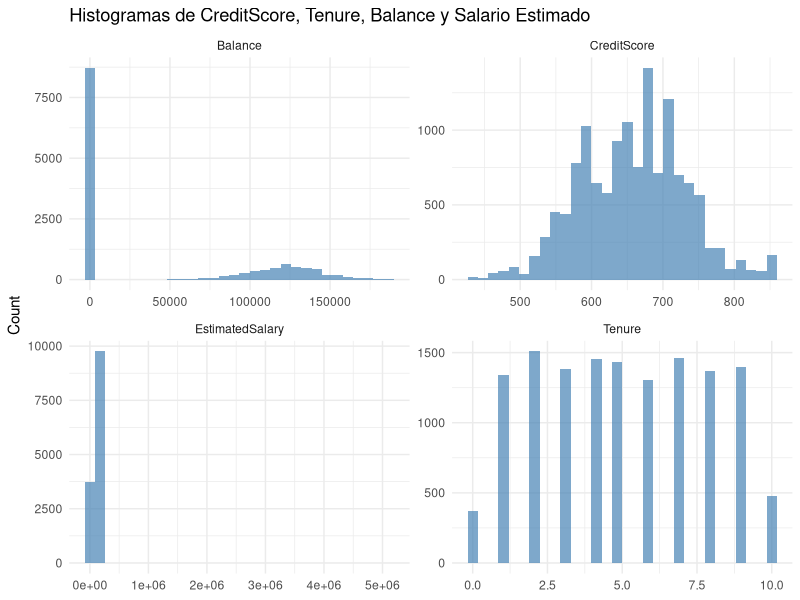
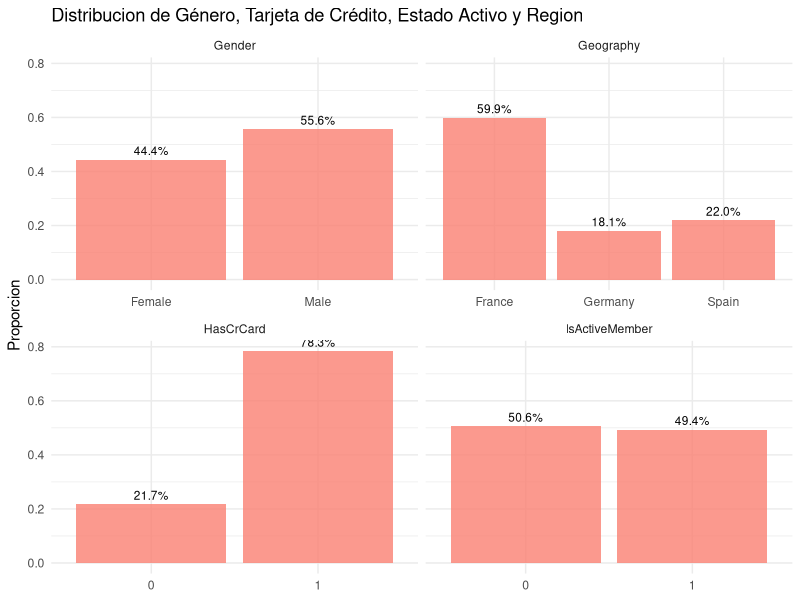
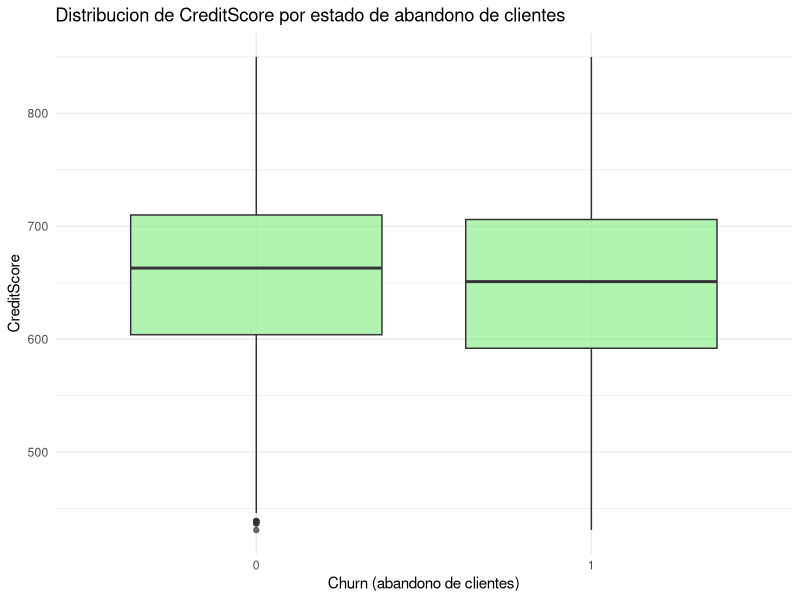
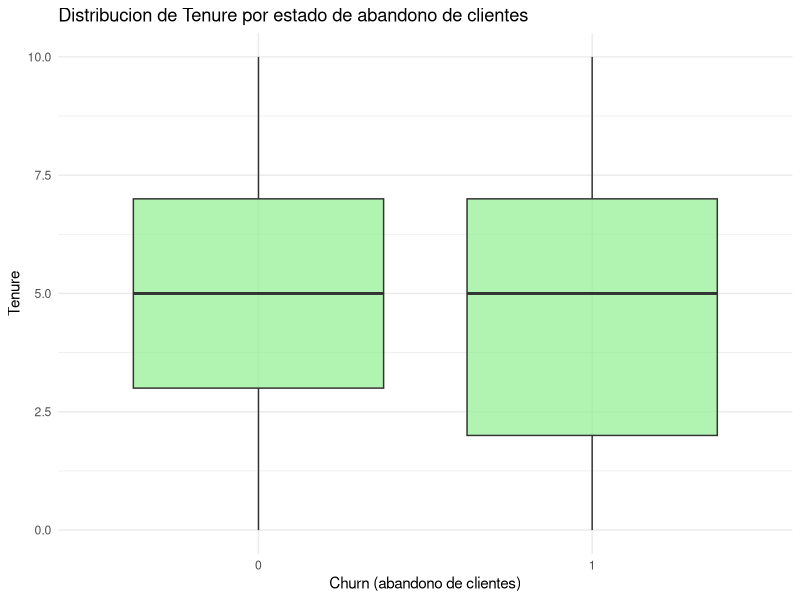
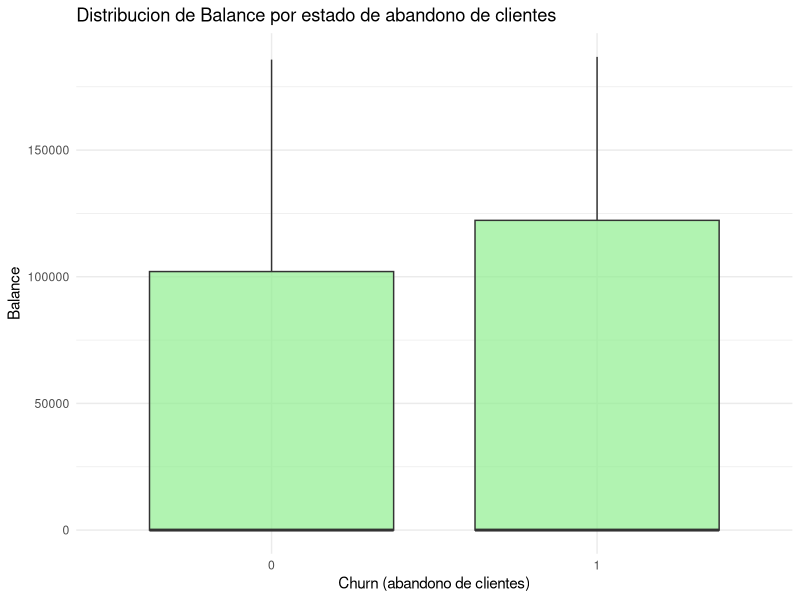
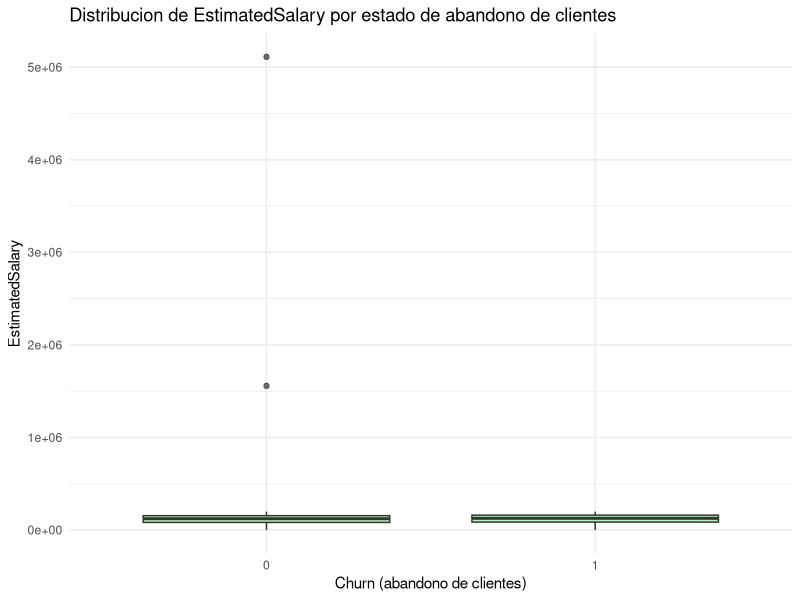
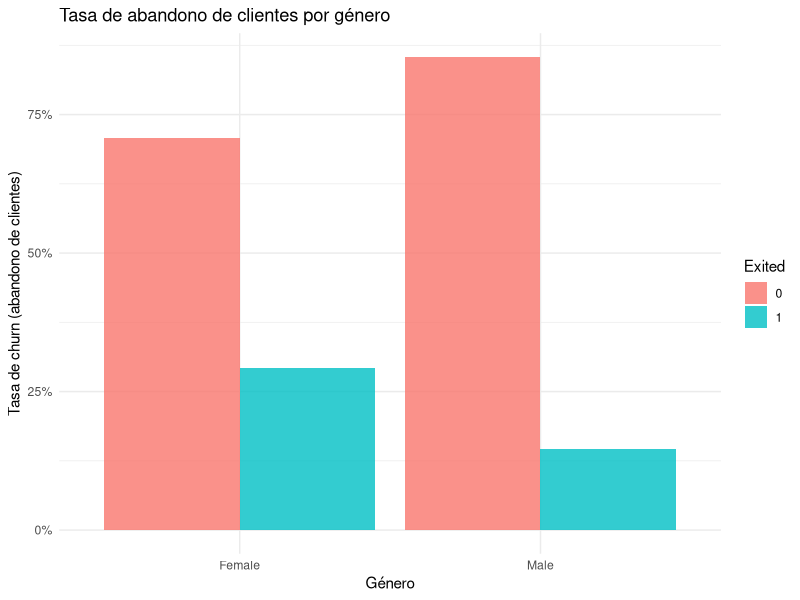
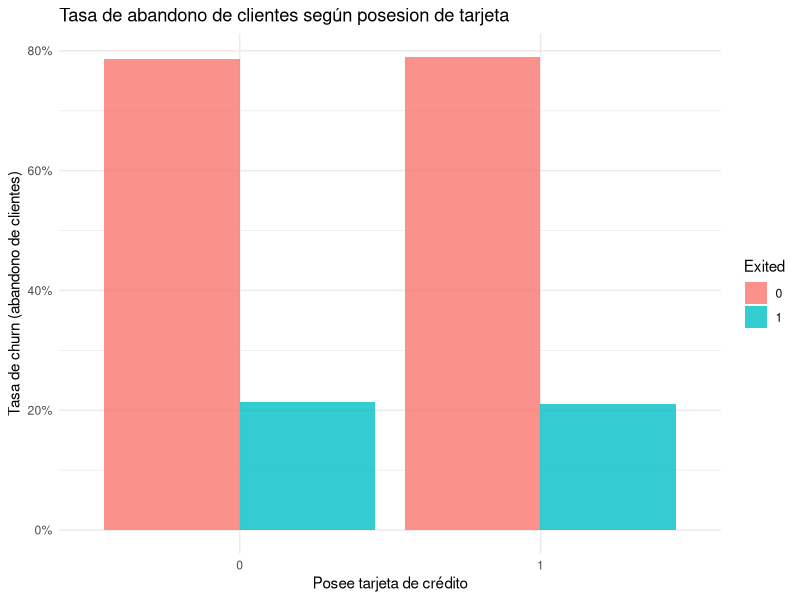

Write R code to recreate these figures, in order.
# Christian Barrios
# 20210619

library(tidyverse)
library(corrplot)
library(RColorBrewer)

# Carga y transformacion
churnData = read_csv('train_churn.csv')
churnData = churnData %>%
  mutate(
    Geography       = as.factor(Geography),
    Gender          = as.factor(Gender),
    HasCrCard       = as.factor(HasCrCard),
    IsActiveMember  = as.factor(IsActiveMember),
    Exited          = as.factor(Exited)
  )

glimpse(churnData)
summary(churnData)

# NA y duplicados
missingSummary = churnData %>%
  summarise(across(everything(), ~ mean(is.na(.)))) %>%
  pivot_longer(everything(), names_to = 'variable', values_to = 'propMissing')
print(missingSummary)

numDuplicates = sum(duplicated(churnData))
print(numDuplicates)

# Distribucion de variables numéricas
numericVars = c('CreditScore','Tenure','Balance','EstimatedSalary')
churnLong = churnData %>%
  select(all_of(numericVars)) %>%
  pivot_longer(everything(), names_to = 'variable', values_to = 'value')

ggplot(churnLong, aes(x = value)) +
  geom_histogram(bins = 30, fill = 'steelblue', alpha = 0.7) +
  facet_wrap(~ variable, scales = 'free') +
  labs(
    x     = NULL,
    y     = 'Count',
    title = 'Histogramas de CreditScore, Tenure, Balance y Salario Estimado'
  ) +
  theme_minimal()

# Frecuencias de variables categoricas
catVars = c('Gender','HasCrCard','IsActiveMember','Geography')
freqTable = churnData %>%
  pivot_longer(cols = all_of(catVars), names_to = 'variable', values_to = 'value') %>%
  count(variable, value) %>%
  group_by(variable) %>%
  mutate(pct = n/sum(n)) %>%
  ungroup()

ggplot(freqTable, aes(x = factor(value), y = pct)) +
  geom_col(fill = 'salmon', alpha = 0.8) +
  geom_text(aes(label = scales::percent(pct, 0.1)), vjust = -0.5, size = 3) +
  facet_wrap(~ variable, scales = 'free_x') +
  labs(
    x     = NULL,
    y     = 'Proporcion',
    title = 'Distribucion de Género, Tarjeta de Crédito, Estado Activo y Region'
  ) +
  theme_minimal()

# Boxplots de variables numéricas según churn (abandono de clientes)
varsForBox = c('CreditScore','Tenure','Balance','EstimatedSalary')
for (v in varsForBox) {
  print(
    ggplot(churnData, aes(x = Exited, y = .data[[v]])) +
      geom_boxplot(fill = 'lightgreen', alpha = 0.7) +
      labs(
        x     = 'Churn (abandono de clientes)',
        y     = v,
        title = paste('Distribucion de', v, 'por estado de abandono de clientes')
      ) +
      theme_minimal()
  )
}

# Tasa de churn por género
churnRate = churnData %>%
  group_by(Gender, Exited) %>%
  summarise(n = n(), .groups = 'drop') %>%
  group_by(Gender) %>%
  mutate(rate = n / sum(n))

ggplot(churnRate, aes(x = Gender, y = rate, fill = Exited)) +
  geom_col(position = 'dodge', alpha = 0.8) +
  scale_y_continuous(labels = scales::percent) +
  labs(
    x     = 'Género',
    y     = 'Tasa de churn (abandono de clientes)',
    title = 'Tasa de abandono de clientes por género'
  ) +
  theme_minimal()

# Tasa de churn según posesion de tarjeta de crédito
churnRate2 = churnData %>%
  group_by(HasCrCard, Exited) %>%
  summarise(n = n(), .groups = 'drop') %>%
  group_by(HasCrCard) %>%
  mutate(rate = n / sum(n))

ggplot(churnRate2, aes(x = HasCrCard, y = rate, fill = Exited)) +
  geom_col(position = 'dodge', alpha = 0.8) +
  scale_y_continuous(labels = scales::percent) +
  labs(
    x     = 'Posee tarjeta de crédito',
    y     = 'Tasa de churn (abandono de clientes)',
    title = 'Tasa de abandono de clientes según posesion de tarjeta'
  ) +
  theme_minimal()

# Mapa de calor de correlaciones entre variables numéricas
numVars2 = c('CreditScore','Age','Tenure','Balance','NumOfProducts','EstimatedSalary')
corrMatrix = churnData %>%
  select(all_of(numVars2)) %>%
  cor(use = 'pairwise.complete.obs')
corrDF = as.data.frame(as.table(corrMatrix))
names(corrDF) = c('Var1','Var2','Correlation')

ggplot(corrDF, aes(x = Var1, y = Var2, fill = Correlation)) +
  geom_tile() +
  geom_text(aes(label = round(Correlation, 2)), size = 3) +
  scale_fill_gradientn(
    colors   = brewer.pal(9, 'RdBu'),
    limits   = c(-1, 1),
    name     = 'Corr'
  ) +
  labs(
    x     = NULL,
    y     = NULL,
    title = 'Mapa de calor de correlaciones entre variables numéricas'
  ) +
  theme_minimal() +
  theme(
    axis.text.x = element_text(angle = 45, hjust = 1)
  )

# Distribucion de edad según churn (abandono de clientes)
ggplot(churnData, aes(x = Age, fill = Exited)) +
  geom_histogram(bins = 30, position = 'identity', alpha = 0.6) +
  labs(
    x     = 'Edad',
    y     = 'Count',
    title = 'Distribucion de edad según abandono de clientes'
  ) +
  theme_minimal()

# Densidad de edad según churn (abandono de clientes)
ggplot(churnData, aes(x = Age, fill = Exited)) +
  geom_density(alpha = 0.4) +
  labs(
    x     = 'Edad',
    y     = 'Densidad',
    title = 'Densidad de edad según abandono de clientes'
  ) +
  theme_minimal()

# Tasa de churn por region geografica
geoRate = churnData %>%
  group_by(Geography, Exited) %>%
  summarise(n = n(), .groups = 'drop') %>%
  group_by(Geography) %>%
  mutate(rate = n / sum(n))

ggplot(geoRate, aes(x = Geography, y = rate, fill = Exited)) +
  geom_col(position = 'dodge', alpha = 0.8) +
  scale_y_continuous(labels = scales::percent) +
  labs(
    x     = 'Region',
    y     = 'Tasa de churn (abandono de clientes)',
    title = 'Tasa de abandono de clientes por region geografica'
  ) +
  theme_minimal()

# Proporcion de churn por region y género
ggplot(churnData, aes(x = Geography, fill = Exited)) +
  geom_bar(position = 'fill', alpha = 0.8) +
  facet_wrap(~ Gender) +
  scale_y_continuous(labels = scales::percent) +
  labs(
    x     = 'Region',
    y     = 'Proporcion de churn (abandono de clientes)',
    title = 'Proporcion de abandono de clientes por region y género'
  ) +
  theme_minimal()


# Analisis de los graficos:

# Distribucion de edad por churn:
#    - Los clientes que churnean (Exited=1) tienden a ser mayores: pico alrededor de 45–50 años.
#    - Los que permanecen (Exited=0) tienen pico de edad en 30–40 años.
#    - Conclusion: a mayor edad, mayor probabilidad de churn.

# Tasa de churn por Geography:
#    - Germany muestra la tasa mas alta (~42% churn).
#    - France y Spain estan en torno a ~15–16%.
#    - Accion: investigar causas del churn elevado en el mercado aleman.

# Churn por Geography y Gender:
#    - En Germany, las mujeres churnean ~52% vs ~33% de los hombres.
#    - En France y Spain, mujeres ~23–24% vs hombres ~10–12%.
#    - Insight: el churn femenino es sistematicamente mayor, critico en Germany.

# Tasa de churn por Gender y HasCrCard:
#    - Mujeres churnean ~30%, hombres ~15%.
#    - Tener tarjeta de credito (HasCrCard) no altera la tasa (~21% igual).
#    - Genero es factor relevante; posesion de tarjeta no.

# Distribucion de variables categoricas:
#    - Gender: 44.4% Female, 55.6% Male.
#    - Geography: 59.9% France, 18.1% Germany, 22.0% Spain.
#    - HasCrCard: 78.3% tienen tarjeta.
#    - IsActiveMember: 50.6% activos vs 49.4% inactivos.
#    - Estos desbalances deben controlarse para evitar sesgo en modelos.

# Correlaciones entre numericas:
#    - La mayoria de pares tienen correlacion cercana a 0.
#    - Balance vs NumOfProducts muestra correlacion negativa moderada (~–0.41).
#    - Buena independencia para modelos lineales.

# Conclusiones y siguientes pasos:
#  - Segmentar campañas de retencion hacia clientes mayores y mujeres, especialmente en Germany.
#  - Incluir interaccion Gender × Geography en el modelado.
#  - Avanzar a modelado predictivo (glm, arboles) con age, gender, geography como variables clave.
#  - Revisar si Balance y NumOfProducts aportan valor adicional en el modelo.


library(ggplot2)
library(scales)

ggplot(geoRate, aes(x = Geography, y = rate, fill = Exited)) +
  geom_col(position = position_dodge(width = 0.7), width = 0.7) +
  # Añadir etiquetas con los porcentajes
  geom_text(aes(label = percent(rate, accuracy = 1)),
            position = position_dodge(width = 0.7),
            vjust = -0.3,
            size = 3) +
  scale_fill_manual(
    values = c("#003366", "#99CCFF"),   # azul oscuro y claro
    name   = "Exited",
    labels = c("No", "Sí")
  ) +
  scale_y_continuous(
    labels = percent_format(accuracy = 1),
    expand = expansion(mult = c(0, 0.1))
  ) +
  labs(
    x     = "Región",
    y     = "Tasa de abandono",
    title = "Abandono por Región"
  ) +
  theme_minimal(base_size = 13) +
  theme(
    axis.text.x    = element_text(angle = 45, hjust = 1),
    legend.position = "top",
    plot.title     = element_text(face = "bold", hjust = 0.5)
  )
